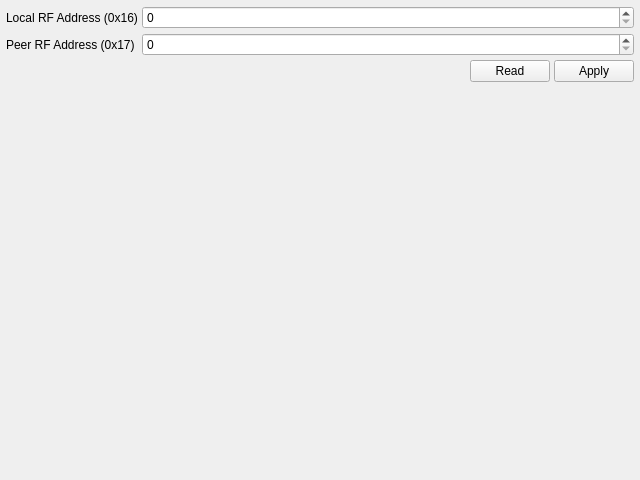
<?xml version="1.0" encoding="UTF-8"?>
<ui version="4.0">
 <class>AddressPage</class>
 <widget class="QWidget" name="AddressPage">
  <property name="geometry">
   <rect>
    <x>0</x>
    <y>0</y>
    <width>640</width>
    <height>480</height>
   </rect>
  </property>
  <layout class="QVBoxLayout" name="layoutMain">
   <property name="spacing">
    <number>4</number>
   </property>
   <property name="leftMargin">
    <number>6</number>
   </property>
   <property name="topMargin">
    <number>6</number>
   </property>
   <property name="rightMargin">
    <number>6</number>
   </property>
   <property name="bottomMargin">
    <number>6</number>
   </property>
   <item>
    <layout class="QFormLayout" name="formMain">
     <property name="verticalSpacing">
      <number>4</number>
     </property>
     <item row="0" column="0">
      <widget class="QLabel" name="lblSelfAddr">
       <property name="text">
        <string>Local RF Address (0x16)</string>
       </property>
      </widget>
     </item>
     <item row="0" column="1">
      <widget class="QSpinBox" name="spinSelfAddr">
       <property name="maximum">
        <number>255</number>
       </property>
      </widget>
     </item>
     <item row="1" column="0">
      <widget class="QLabel" name="lblPeerAddr">
       <property name="text">
        <string>Peer RF Address (0x17)</string>
       </property>
      </widget>
     </item>
     <item row="1" column="1">
      <widget class="QSpinBox" name="spinPeerAddr">
       <property name="maximum">
        <number>255</number>
       </property>
      </widget>
     </item>
     <item row="2" column="1">
      <layout class="QHBoxLayout" name="hlAddrBtns">
       <item>
        <spacer name="horizontalSpacer">
         <property name="orientation">
          <enum>Qt::Horizontal</enum>
         </property>
         <property name="sizeHint" stdset="0">
          <size>
           <width>40</width>
           <height>20</height>
          </size>
         </property>
        </spacer>
       </item>
       <item>
        <widget class="QPushButton" name="btnAddrRead">
         <property name="text">
          <string>Read</string>
         </property>
        </widget>
       </item>
       <item>
        <widget class="QPushButton" name="btnAddrWrite">
         <property name="text">
          <string>Apply</string>
         </property>
        </widget>
       </item>
      </layout>
     </item>
    </layout>
   </item>
   <item>
    <spacer name="verticalSpacer">
     <property name="orientation">
      <enum>Qt::Vertical</enum>
     </property>
     <property name="sizeHint" stdset="0">
      <size>
       <width>20</width>
       <height>10000000</height>
      </size>
     </property>
    </spacer>
   </item>
  </layout>
 </widget>
 <resources/>
 <connections/>
</ui>
